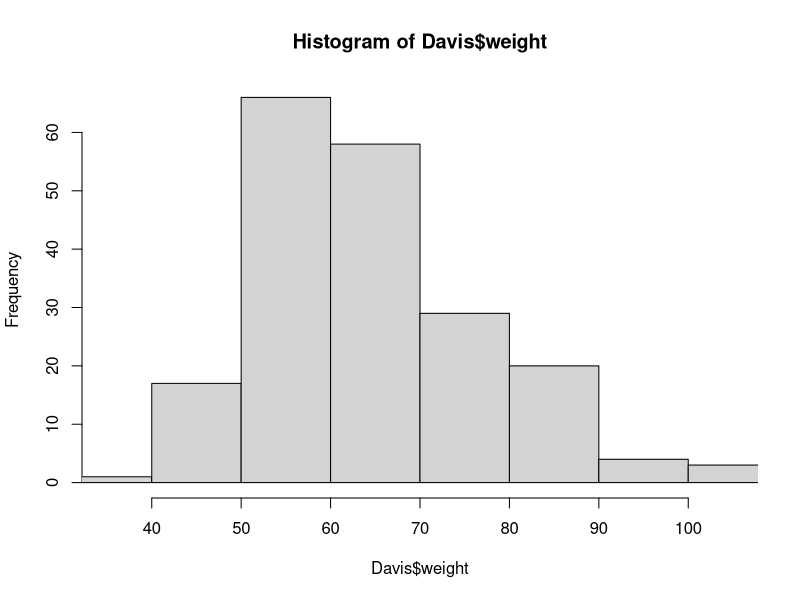
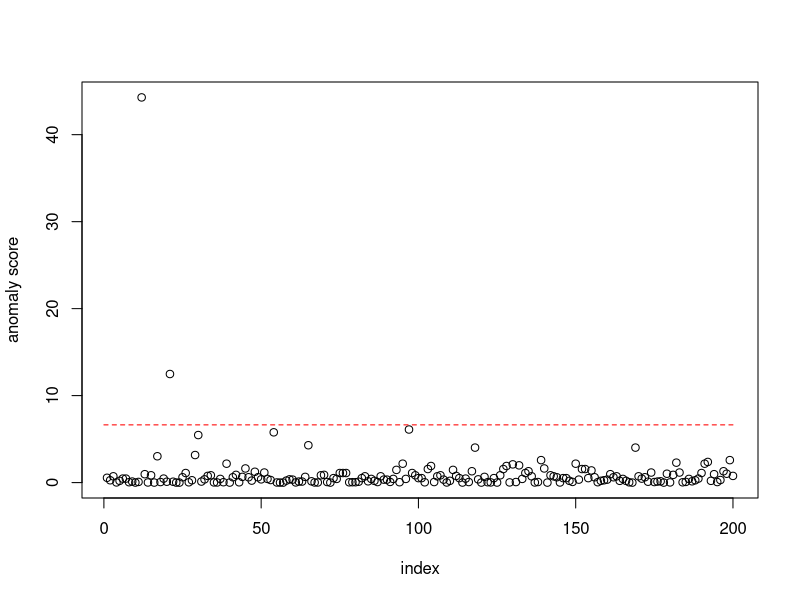

Generate these figures, in order, with R:
library("car")
data(Davis)
Davis
hist(Davis$weight, xlim = c(35, 105), breaks = 14)

mu <- mean(Davis$weight)
s2 <- mean((Davis$weight - mu) ^ 2)
c(mu, s2)

a <- (Davis$weight - mu) ^ 2 / s2
# カイ二乗分布（自由度1, スケール因子1）から1%水準の閾値の算出
# `自由度1, スケール因子1` であるのは、p.20の定理2.1から
th <- qchisq(0.99, 1)
plot(a, xlab = "index", ylab = "anomaly score")
lines(0:200, rep(th, length(0:200)), col = "red", lty = 2)
